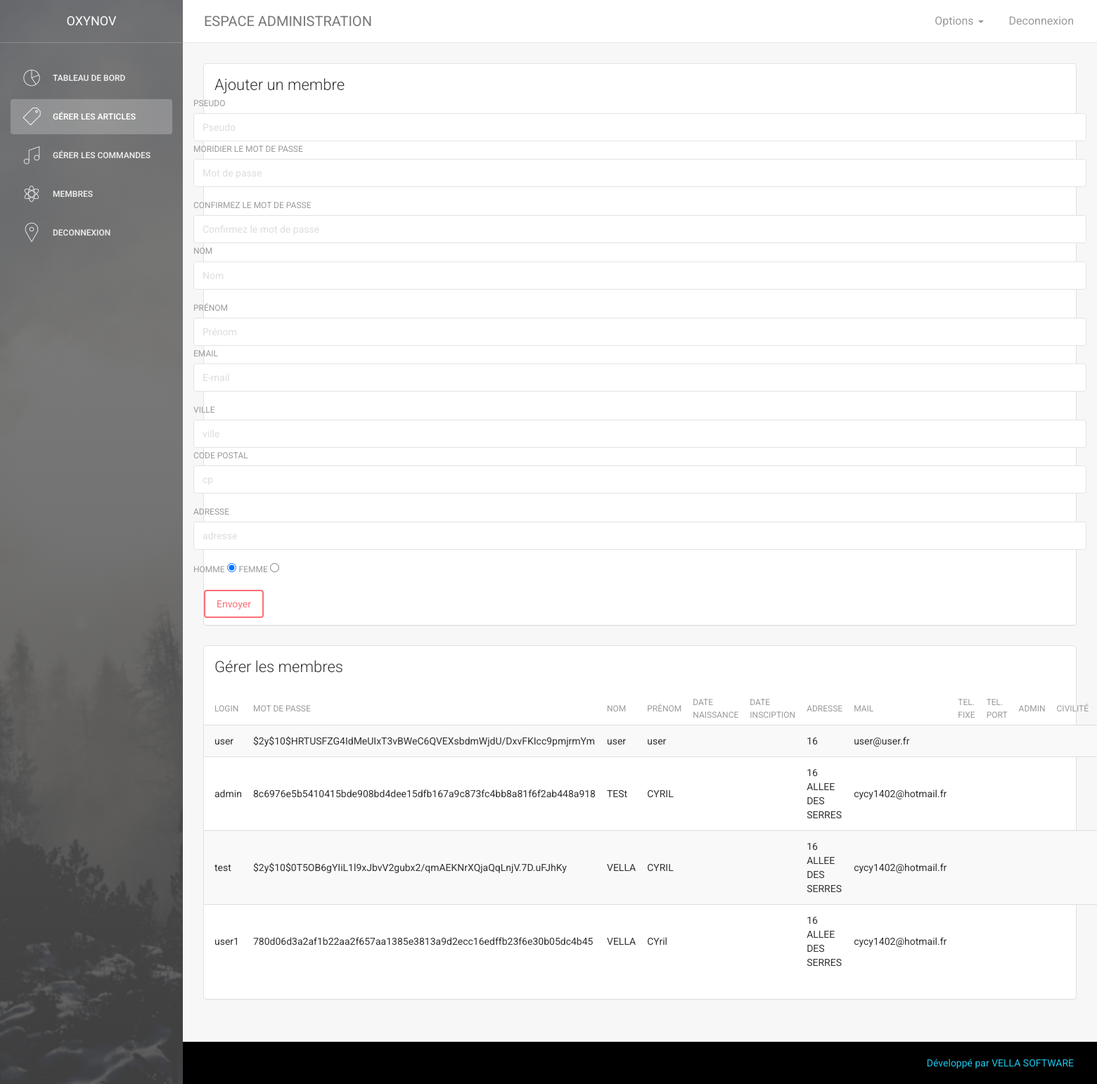
Page /admin140297/users.php on the committed database.
### tables this page shows
CREATE TABLE `clients` (
  `login` varchar(20) NOT NULL,
  `passwd` varchar(512) DEFAULT NULL,
  `nom` varchar(30) DEFAULT NULL,
  `prenom` varchar(30) DEFAULT NULL,
  `dateNaissance` date DEFAULT NULL,
  `dateInscription` date DEFAULT NULL,
  `adresse` varchar(50) DEFAULT NULL,
  `mail` varchar(50) DEFAULT NULL,
  `telFixe` varchar(10) DEFAULT NULL,
  `telPort` varchar(10) DEFAULT NULL,
  `cRole` int(1) DEFAULT NULL,
  `gender` varchar(2) NOT NULL
);

### admin140297/lib/Admin.php (called while the page is built, shortened)
<?php
require_once 'Database.php';
class Admin{
  public function getUsers()
  {
    $db = new \lib\Database();
    $req = $db->query("SELECT * FROM clients");
    return $req;
  }
}

### admin140297/lib/Database.php (called while the page is built, shortened)
<?php
class Database{
  private $pdo;
  private function getPDO()
  {
    if($this->pdo == null)
    {
      if($_SERVER['SERVER_NAME'] =='localhost'){
        $pdo = new PDO('mysql:host=localhost;dbname=site;charset=utf8', 'root', 'root');
        $pdo->setAttribute(PDO::ATTR_ERRMODE, PDO::ERRMODE_EXCEPTION);
        $this->pdo = $pdo;
      }else{
        $pdo = new PDO('mysql:host=fdb19.atspace.me;dbname=2641691_oxynov;charset=utf8', '2641691_oxynov', 'FreshA1r');
        $pdo->setAttribute(PDO::ATTR_ERRMODE, PDO::ERRMODE_EXCEPTION);
        $this->pdo = $pdo;
      }
    }
    return $this->pdo;
  }
  public function query($data)
  {
    $req = $this->getPDO()->query($data);
    $datas = $req->fetchAll(PDO::FETCH_OBJ);
    return $datas;
  }
}

### admin140297/users.php (the view, shortened to what this page needs)
<?php
require_once 'lib/Admin.php';
require_once 'navbar.php';
$admin = new Admin();
$users = $admin->getUsers();
?>
<div class="main-panel">
  <?php require_once 'navbar-haut.php'; ?>
  <div class="content">
    <div class="container-fluid">
      <div class="row">
        <div class="col-md-12">
          <div class="card">
            <div class="header">
              <h4 class="title">Ajouter un membre</h4>
              <form class="form-horizontal" method="post" enctype="multipart/form-data">
                <div class="row">
                  <div class="col">
                    <div class="form-group">
                      <label>Pseudo</label>
                      <input type="pseudo" class="form-control" name="pseudo" placeholder="Pseudo">
                      <label>Moridier le mot de passe</label>
                      <input type="password" class="form-control" name="mdp" placeholder="Mot de passe">
                    </div>
                    <div class="form-group">
                      <label>Confirmez le mot de passe</label>
                      <input type="password"  class="form-control" name="mdp2" placeholder="Confirmez le mot de passe">
                      <label>Nom</label>
                      <input type="text" class="form-control" name="nom" placeholder="Nom">
                    </div>
                    <div class="form-group">
                      <label>Prénom</label>
                      <input type="text"  class="form-control" name="prenom" placeholder="Prénom">
                      <label>Email</label>
                      <input type="email" class="form-control" name="email" placeholder="E-mail">
                    </div>
                  </div>
                  <div class="col">
                    <div class="form-group">
                      <label>Ville</label>
                      <input type="text" class="form-control" name="ville" placeholder="ville" pattern="[a-zA-Z0-9-_.]{5,15}" title="caractères acceptés : a-zA-Z0-9-_.">
                      <label>Code postal</label>
                      <input type="text" class="form-control" name="code_postal" placeholder="cp" />
                    </div>
                    <div class="form-group">
                      <label>Adresse</label>
                      <input type="text" class="form-control" name="adresse" placeholder="adresse" />
                    </div>
                    <div class="form-group">
                      <label>Homme</label>
                      <input type="radio" value="m" name="civilite" checked id="civilite">
                      <label>Femme</label>
                      <input type="radio" value="f"  name="civilite" id="civilite" >
                    </div>
                    <input type="submit" class="btn btn-danger" value="Envoyer"></p>
                  </div>
                </div>
              </form>
            </div>
          </div>
          <div class="card">
            <div class="header">
              <h4 class="title">Gérer les membres</h4>
            </div>
            <div class="content table-responsive table-full-width">
              <table class="table table-hover table-striped">
                <thead>
                  <th>Login</th>
                  <th>Mot de passe</th>
                  <th>Nom</th>
                  <th>Prénom</th>
                  <th>Date Naissance</th>
                  <th>Date Insciption</th>
                  <th>Adresse</th>
                  <th>Mail</th>
                  <th>Tel. fixe</th>
                  <th>Tel. port</th>
                  <th>Admin</th>
                  <th>Civilité</th>
                  <th>Modifier</th>
                </thead>
                <tbody>
                  <?php
                  foreach($users as $client)
                  {
                    if($client->cRole == 1)
                    {
                      $adm = "Oui";
                    }else{
                      $adm = "Non";
                    }
                    if($client->gender == "m")
                    {
                      $gender = "Homme";
                    }else{
                      $gender = "Femme";
                    }
                    ?>
                    <tr>
                      <td><?= $client->login ?></td>
                      <td><?= $client->passwd ?></td>
                      <td><?= $client->nom ?></td>
                      <td><?= $client->prenom ?></td>
                      <td><?= $client->dateNaissance ?></td>
                      <td><?= $client->dateInscription ?></td>
                      <td><?= $client->adresse ?></td>
                      <td><?= $client->mail ?></td>
                      <td><?= $client->telFixe ?></td>
                      <td><?= $client->telPort ?></td>
                      <td><?= $client->$adm ?></td>
                      <td><?= $client->$gender ?></td>
                      <td><a href="<?= setLink('admin140297/modifieruser') . ",".$client->login?>"><i class='fas fa-edit'></i></a></td>
                    </tr>
                    <?php
                  }
                  ?>
                </tbody>
              </table>
            </div>
          </div>
        </div>
      </div>
    </div>
  </div>
  <?php
  require_once 'footer.php';
  ?>
</div>
</body>
</html>

### rows in the picture
clients: login "user", passwd "$2y$10$HRTUSFZG4IdMeUIxT3vBWeC6QVEXsbdmWjdU/DxvFKIcc9pmjrmYm", nom "user", prenom "user", adresse "16", mail "user@user.fr"
clients: login "admin", passwd "8c6976e5b5410415bde908bd4dee15dfb167a9c873fc4bb8a81f6f2ab448a918", nom "TESt", prenom "CYRIL", adresse "16 ALLEE DES SERRES", mail "cycy1402@hotmail.fr"
clients: login "test", passwd "$2y$10$0T5OB6gYIiL1l9xJbvV2gubx2/qmAEKNrXQjaQqLnjV.7D.uFJhKy", nom "VELLA", prenom "CYRIL", adresse "16 ALLEE DES SERRES", mail "cycy1402@hotmail.fr"
clients: login "user1", passwd "780d06d3a2af1b22aa2f657aa1385e3813a9d2ecc16edffb23f6e30b05dc4b45", nom "VELLA", prenom "CYril", adresse "16 ALLEE DES SERRES", mail "cycy1402@hotmail.fr"
